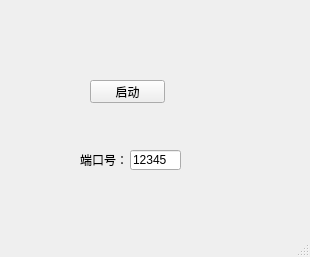
<?xml version="1.0" encoding="UTF-8"?>
<ui version="4.0">
 <class>MainWindow</class>
 <widget class="QMainWindow" name="MainWindow">
  <property name="geometry">
   <rect>
    <x>0</x>
    <y>0</y>
    <width>310</width>
    <height>257</height>
   </rect>
  </property>
  <property name="windowTitle">
   <string>MainWindow</string>
  </property>
  <widget class="QWidget" name="centralwidget">
   <widget class="QPushButton" name="pushButton">
    <property name="geometry">
     <rect>
      <x>90</x>
      <y>80</y>
      <width>75</width>
      <height>23</height>
     </rect>
    </property>
    <property name="text">
     <string>启动</string>
    </property>
   </widget>
   <widget class="QLineEdit" name="lineEdit">
    <property name="geometry">
     <rect>
      <x>130</x>
      <y>150</y>
      <width>51</width>
      <height>20</height>
     </rect>
    </property>
    <property name="text">
     <string>12345</string>
    </property>
   </widget>
   <widget class="QLabel" name="label">
    <property name="geometry">
     <rect>
      <x>80</x>
      <y>154</y>
      <width>48</width>
      <height>12</height>
     </rect>
    </property>
    <property name="text">
     <string>端口号：</string>
    </property>
   </widget>
  </widget>
  <widget class="QMenuBar" name="menubar">
   <property name="geometry">
    <rect>
     <x>0</x>
     <y>0</y>
     <width>310</width>
     <height>23</height>
    </rect>
   </property>
  </widget>
  <widget class="QStatusBar" name="statusbar"/>
 </widget>
 <resources/>
 <connections/>
</ui>
